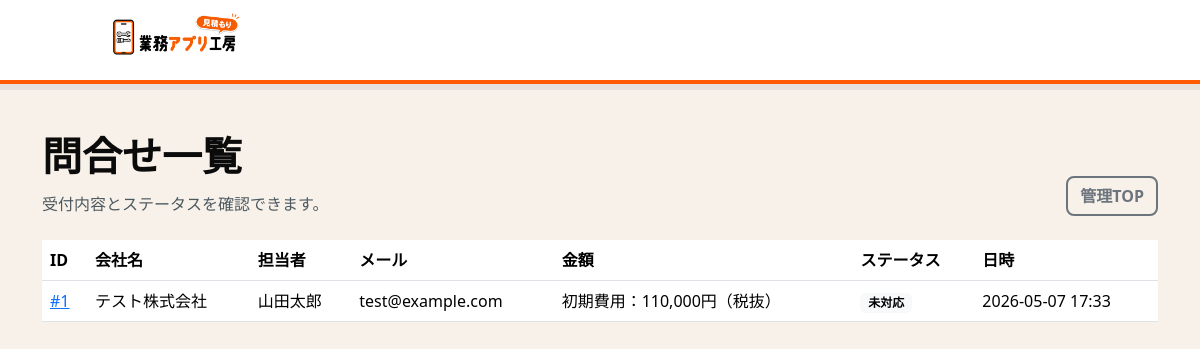
Page /admin/inquiries (signed in) on the earlier database version.
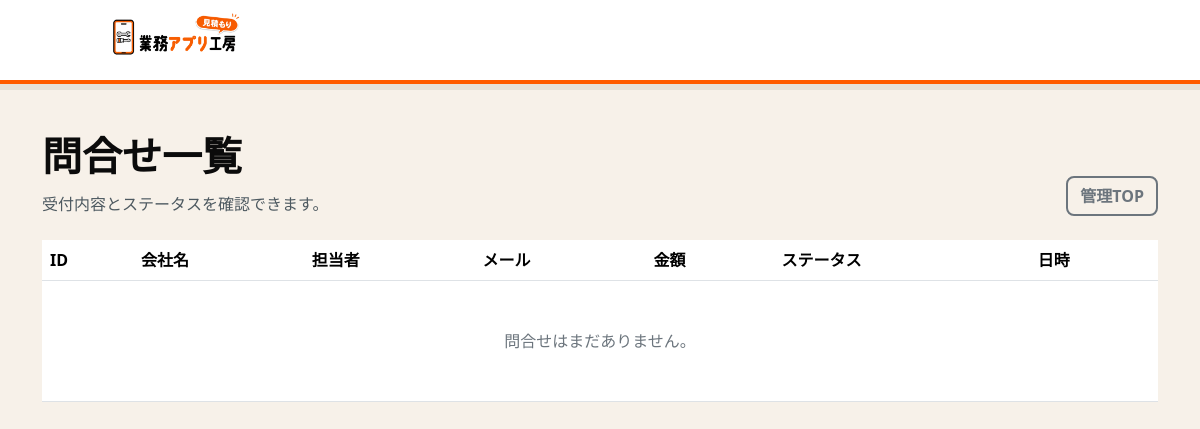
Same page on the later database version.
### models/__init__.py (models this page shows, shortened)
class Inquiry(db.Model):
    __tablename__ = "inquiries"
    id = db.Column(db.BigInteger().with_variant(db.Integer, "sqlite"), primary_key=True)
    estimate_id = db.Column(db.BigInteger, db.ForeignKey("estimates.id"), nullable=False)
    company_name = db.Column(db.String(120), nullable=False)
    person_name = db.Column(db.String(120), nullable=False)
    email = db.Column(db.String(255), nullable=False)
    phone = db.Column(db.String(50))
    message = db.Column(db.Text)
    status = db.Column(db.String(30), default="未対応", nullable=False)
    created_at = db.Column(db.DateTime, default=datetime.utcnow, nullable=False)
    attachments = db.relationship(
        "InquiryAttachment", backref="inquiry", cascade="all, delete-orphan"
    )

class Estimate(db.Model):
    __tablename__ = "estimates"
    id = db.Column(db.BigInteger().with_variant(db.Integer, "sqlite"), primary_key=True)
    device_type = db.Column(db.String(50), nullable=False)
    package_type = db.Column(db.String(50), nullable=False)
    total_price = db.Column(db.Integer, nullable=False)
    maintenance_monthly_price = db.Column(db.Integer)
    maintenance_quote_required = db.Column(db.Boolean, default=False, nullable=False)
    plan_key = db.Column(db.String(20), default=SIMPLE_PLAN, nullable=False)
    step_plan_at = db.Column(db.DateTime)
    visitor_key = db.Column(db.String(40))
    referrer_url = db.Column(db.Text)
    step_started_at = db.Column(db.DateTime)
    step_device_at = db.Column(db.DateTime)
    step_package_at = db.Column(db.DateTime)
    step_custom_at = db.Column(db.DateTime)
    step_result_at = db.Column(db.DateTime)
    pdf_clicked_at = db.Column(db.DateTime)
    pdf_click_count = db.Column(db.Integer, default=0, nullable=False)
    created_at = db.Column(db.DateTime, default=datetime.utcnow, nullable=False)
    items = db.relationship("EstimateItem", backref="estimate", cascade="all, delete-orphan")
    inquiry = db.relationship("Inquiry", backref="estimate", uselist=False)
    @property
    def has_quote_required_items(self) -> bool:
        return any(item.is_quote_required for item in self.items)

### routes/admin.py (the view)
@admin_bp.get("/inquiries")
def inquiries():
    if not admin_required():
        return redirect(url_for("admin.login"))
    rows = Inquiry.query.order_by(Inquiry.created_at.desc()).all()
    return render_template("admin_inquiries.html", inquiries=rows, format_jst=format_jst)

### routes/admin.py (called while the page is built)
@admin_bp.context_processor
def monthly_cost_context():
    return {
        "cloud_monthly_min": GOOGLE_CLOUD_MONTHLY_MIN,
        "monthly_total_label": monthly_total_label,
        "monthly_total_note": monthly_total_note,
    }

def admin_required():
    return session.get("admin_logged_in") is True

def format_jst(value: datetime | None) -> str:
    if value is None:
        return ""
    if value.tzinfo is None:
        value = value.replace(tzinfo=UTC)
    return value.astimezone(JST).strftime("%Y-%m-%d %H:%M")

### templates/admin_inquiries.html (shortened to what this page needs)
{% extends "base.html" %}
{% block content %}
<section class="container py-4 py-lg-5">
  <div class="admin-head">
    <div>
      <h1>問合せ一覧</h1>
      <p>受付内容とステータスを確認できます。</p>
    </div>
    <a class="btn btn-outline-secondary" href="{{ url_for('admin.dashboard') }}">管理TOP</a>
  </div>
  <div class="table-responsive">
    <table class="table table-hover align-middle">
      <thead>
        <tr>
          <th>ID</th><th>会社名</th><th>担当者</th><th>メール</th><th>金額</th><th>ステータス</th><th>日時</th>
        </tr>
      </thead>
      <tbody>
        {% for inquiry in inquiries %}
          <tr>
            <td><a href="{{ url_for('admin.inquiry_detail', inquiry_id=inquiry.id) }}">#{{ inquiry.id }}</a></td>
            <td>{{ inquiry.company_name }}</td>
            <td>{{ inquiry.person_name }}</td>
            <td>{{ inquiry.email }}</td>
            <td>初期費用：{{ "{:,}".format(inquiry.estimate.total_price) }}円（税抜）</td>
            <td><span class="badge text-bg-light">{{ inquiry.status }}</span></td>
            <td>{{ format_jst(inquiry.created_at) }}</td>
          </tr>
        {% else %}
          <tr><td colspan="7" class="text-center text-secondary py-5">問合せはまだありません。</td></tr>
        {% endfor %}
      </tbody>
    </table>
  </div>
</section>
{% endblock %}

### templates/base.html (shortened to what this page needs)
<!doctype html>
<html lang="ja">
<head>
  <link href="https://cdn.jsdelivr.net/npm/bootstrap@5.3.3/dist/css/bootstrap.min.css" rel="stylesheet">
  <link rel="stylesheet" href="{{ url_for('static', filename='css/style.css') }}">
</head>
<body class="{% block body_class %}{% endblock %}{% if request.blueprint == 'admin' %} admin-page{% endif %}">
  {% block header %}
  <nav class="navbar navbar-expand-lg app-nav sticky-top">
    <div class="container">
      {% if estimate_status is defined and estimate_status %}
        {% include "_estimate_status.html" %}
      {% else %}
        <a class="brand-logo" href="{{ url_for('main.index') }}" aria-label="業務アプリ工房 トップへ">
          {% if request.blueprint == "admin" %}
            <img src="{{ url_for('static', filename='img/top-estimate-logo-transparent.png') }}" alt="業務アプリ工房 見積もり">
          {% else %}
            <img src="{{ url_for('static', filename='img/logo_evoltech.png') }}" alt="業務アプリ工房">
          {% endif %}
        </a>
      {% endif %}
    </div>
  </nav>
  {% endblock %}
  <main>
    {% block content %}{% endblock %}
  </main>
</body>
</html>

### static/css/style.css (style rules this page uses)
:root { --ink: #0b0b0b; --muted: #4d5960; --line: #e5ddd4; --brand: #ff5a00; --brand-dark: #d94600; --brand-soft: #fff1e7; --brand-pale: #fff8f2; --green: #94e239; --green-dark: #5e9d19; --navy: #1f2f37; --panel: #ffffff; --accent: #111111; --paper: #fff7ef; --soft: #f7f1e9; --shadow: rgba(31, 41, 51, 0.08); }
body { color: var(--ink); background: #f7f1e9; letter-spacing: 0; }
main > section { animation: fade-up .45s ease; }
.app-nav { background: #ffffff; border-bottom: 4px solid var(--brand); box-shadow: 0 6px 0 rgba(31, 47, 55, .08); }
.app-nav .container { display: flex; align-items: center; gap: 0; }
.brand-logo { flex: 0 0 auto; display: inline-flex; align-items: center; min-height: 42px; }
.brand-logo img { display: block; width: min(240px, 48vw); max-height: 48px; object-fit: contain; }
.admin-page .brand-logo img { width: min(260px, 56vw); max-height: 64px; }
.form-section h2, .page-heading h1, .admin-head h1, .wizard-head h1 { font-weight: 800; margin-bottom: 12px; }
.btn { border-radius: 8px; font-weight: 800; border-width: 2px; transition: transform .16s ease, box-shadow .16s ease, background-color .16s ease, border-color .16s ease; }
.page-heading, .admin-head { display: flex; align-items: end; justify-content: space-between; gap: 16px; margin-bottom: 24px; }
.page-heading p, .admin-head p { color: var(--muted); margin: 0; }

Differences in the rows shown:
removed Inquiry: id "1", company_name "テスト株式会社", person_name "山田太郎", email "test@example.com", status "未対応", created_at "2026-05-07 17:33"
removed Estimate: estimate.total_price "110,000"
Other differences:
text now shown: "問合せはまだありません。"
